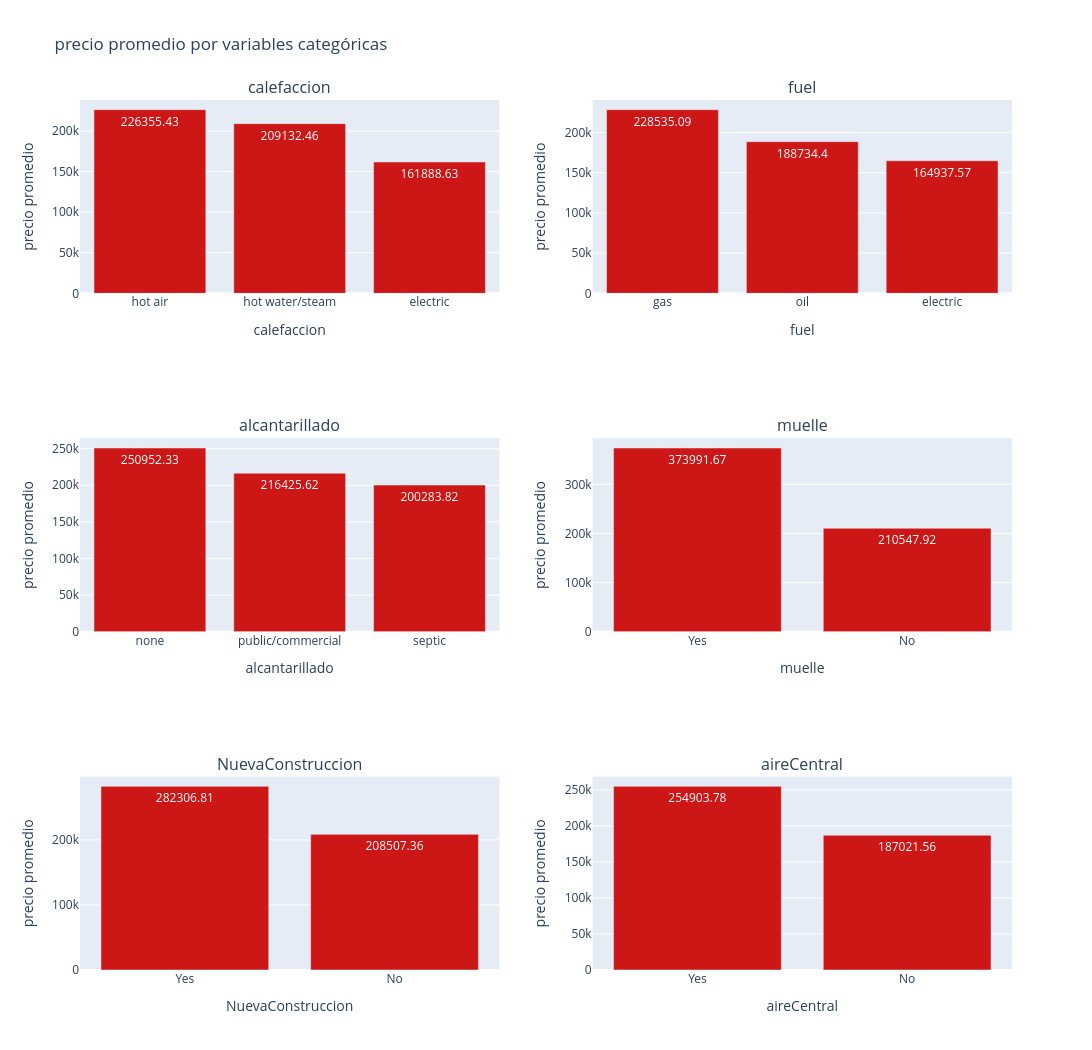

This figure's notebook cell:
### Markdown cell above
### VARIABLES CATEGORICAS POR PRECIO

### Code cell
### Variables categoricas por precio

import pandas as pd
import plotly.graph_objects as go
from plotly.subplots import make_subplots

# Asumiendo que ya tienes un DataFrame llamado df con una columna 'precio'
categoricas = df.select_dtypes(include=["object"]).columns.tolist()

cols = 2
rows = (len(categoricas) + cols - 1) // cols

# Crear subplots
fig = make_subplots(rows=rows, cols=cols, subplot_titles=categoricas)

# Agregar un gráfico de barras por cada variable categórica relacionado con el precio
for i, var in enumerate(categoricas):
    row = i // cols + 1
    col = i % cols + 1
    
    # Calcular el precio promedio por cada categoría
    precio_por_categoria = df.groupby(var)['precio'].mean().sort_values(ascending=False)
    
    fig.add_trace(
        go.Bar(
            x=precio_por_categoria.index, 
            y=precio_por_categoria.values, 
            name=var, 
            marker_color="#cd1616",
            text=precio_por_categoria.values.round(2),  # Mostrar valores en las barras
            textposition='auto'
        ),
        row=row, col=col
    )
    
    # Actualizar títulos de los ejes para cada subplot
    fig.update_xaxes(title_text=var, row=row, col=col)
    fig.update_yaxes(title_text="precio promedio", row=row, col=col)
        
# Ajustes de presentación
fig.update_layout(
    height=350 * rows,  # Un poco más alto para acomodar las etiquetas
    width=1400,
    title_text='precio promedio por variables categóricas',
    template='plotly',
    showlegend=False
)

fig.show()

### Figure 1 — Plotly figure (JSON) as saved in the notebook; plotly's stock layout.template omitted (floating-point values rounded to 4 significant figures)
{"data": [{"marker": {"color": "#cd1616"}, "name": "calefaccion", "text": [226400.0, 209100.0, 161900.0], "textposition": "auto", "type": "bar", "x": ["hot air", "hot water/steam", "electric"], "xaxis": "x", "y": [226400.0, 209100.0, 161900.0], "yaxis": "y"}, {"marker": {"color": "#cd1616"}, "name": "fuel", "text": [228500.0, 188700.0, 164900.0], "textposition": "auto", "type": "bar", "x": ["gas", "oil", "electric"], "xaxis": "x2", "y": [228500.0, 188700.0, 164900.0], "yaxis": "y2"}, {"marker": {"color": "#cd1616"}, "name": "alcantarillado", "text": [251000.0, 216400.0, 200300.0], "textposition": "auto", "type": "bar", "x": ["none", "public/commercial", "septic"], "xaxis": "x3", "y": [251000.0, 216400.0, 200300.0], "yaxis": "y3"}, {"marker": {"color": "#cd1616"}, "name": "muelle", "text": [374000.0, 210500.0], "textposition": "auto", "type": "bar", "x": ["Yes", "No"], "xaxis": "x4", "y": [374000.0, 210500.0], "yaxis": "y4"}, {"marker": {"color": "#cd1616"}, "name": "NuevaConstruccion", "text": [282300.0, 208500.0], "textposition": "auto", "type": "bar", "x": ["Yes", "No"], "xaxis": "x5", "y": [282300.0, 208500.0], "yaxis": "y5"}, {"marker": {"color": "#cd1616"}, "name": "aireCentral", "text": [254900.0, 187000.0], "textposition": "auto", "type": "bar", "x": ["Yes", "No"], "xaxis": "x6", "y": [254900.0, 187000.0], "yaxis": "y6"}], "layout": {"annotations": [{"font": {"size": 16}, "showarrow": false, "text": "calefaccion", "x": 0.225, "xanchor": "center", "xref": "paper", "y": 1, "yanchor": "bottom", "yref": "paper"}, {"font": {"size": 16}, "showarrow": false, "text": "fuel", "x": 0.775, "xanchor": "center", "xref": "paper", "y": 1, "yanchor": "bottom", "yref": "paper"}, {"font": {"size": 16}, "showarrow": false, "text": "alcantarillado", "x": 0.225, "xanchor": "center", "xref": "paper", "y": 0.6111, "yanchor": "bottom", "yref": "paper"}, {"font": {"size": 16}, "showarrow": false, "text": "muelle", "x": 0.775, "xanchor": "center", "xref": "paper", "y": 0.6111, "yanchor": "bottom", "yref": "paper"}, {"font": {"size": 16}, "showarrow": false, "text": "NuevaConstruccion", "x": 0.225, "xanchor": "center", "xref": "paper", "y": 0.2222, "yanchor": "bottom", "yref": "paper"}, {"font": {"size": 16}, "showarrow": false, "text": "aireCentral", "x": 0.775, "xanchor": "center", "xref": "paper", "y": 0.2222, "yanchor": "bottom", "yref": "paper"}], "height": 1050, "showlegend": false, "title": {"text": "precio promedio por variables categóricas"}, "width": 1400, "xaxis": {"anchor": "y", "autorange": true, "domain": [0, 0.45], "range": [-0.5, 2.5], "title": {"text": "calefaccion"}, "type": "category"}, "xaxis2": {"anchor": "y2", "autorange": true, "domain": [0.55, 1], "range": [-0.5, 2.5], "title": {"text": "fuel"}, "type": "category"}, "xaxis3": {"anchor": "y3", "autorange": true, "domain": [0, 0.45], "range": [-0.5, 2.5], "title": {"text": "alcantarillado"}, "type": "category"}, "xaxis4": {"anchor": "y4", "autorange": true, "domain": [0.55, 1], "range": [-0.5, 1.5], "title": {"text": "muelle"}, "type": "category"}, "xaxis5": {"anchor": "y5", "autorange": true, "domain": [0, 0.45], "range": [-0.5, 1.5], "title": {"text": "NuevaConstruccion"}, "type": "category"}, "xaxis6": {"anchor": "y6", "autorange": true, "domain": [0.55, 1], "range": [-0.5, 1.5], "title": {"text": "aireCentral"}, "type": "category"}, "yaxis": {"anchor": "x", "autorange": true, "domain": [0.7778, 1], "range": [0, 238300.0], "title": {"text": "precio promedio"}, "type": "linear"}, "yaxis2": {"anchor": "x2", "autorange": true, "domain": [0.7778, 1], "range": [0, 240600.0], "title": {"text": "precio promedio"}, "type": "linear"}, "yaxis3": {"anchor": "x3", "autorange": true, "domain": [0.3889, 0.6111], "range": [0, 264200.0], "title": {"text": "precio promedio"}, "type": "linear"}, "yaxis4": {"anchor": "x4", "autorange": true, "domain": [0.3889, 0.6111], "range": [0, 393700.0], "title": {"text": "precio promedio"}, "type": "linear"}, "yaxis5": {"anchor": "x5", "autorange": true, "domain": [0, 0.2222], "range": [0, 297200.0], "title": {"text": "precio promedio"}, "type": "linear"}, "yaxis6": {"anchor": "x6", "autorange": true, "domain": [0, 0.2222], "range": [0, 268300.0], "title": {"text": "precio promedio"}, "type": "linear"}}}
